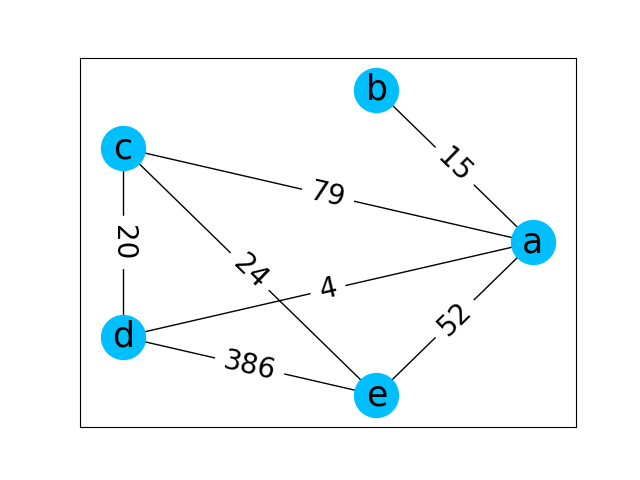

Recreate this plot in Python.
""" p8_18.py """

import matplotlib.pyplot as plt
import networkx as nx

g = nx.Graph()

nodes = ['a', 'b', 'c', 'd', 'e']
w_edges = [('a', 'b', 15), ('a', 'c', 79), \
           ('a', 'd', 4), ('a', 'e',  52), \
           ('c', 'd', 20), ('c', 'e', 24), \
           ('e', 'd', 386)]

g.add_nodes_from(nodes)
g.add_weighted_edges_from(w_edges)
print(g.edges(data=True))

a = nx.adjacency_matrix(g)
print("\n adjacency matrix")
print(a.todense())

pos = nx.circular_layout(g)
weights = nx.get_edge_attributes(g, 'weight')

nx.draw_networkx(g, pos, with_labels=True, \
        node_color="deepskyblue",
        node_size=1000, font_size=25)
nx.draw_networkx_edge_labels(g, pos, \
                             font_size=20, \
                             edge_labels=weights)
# plt.show()
plt.savefig("p8_18.png")
